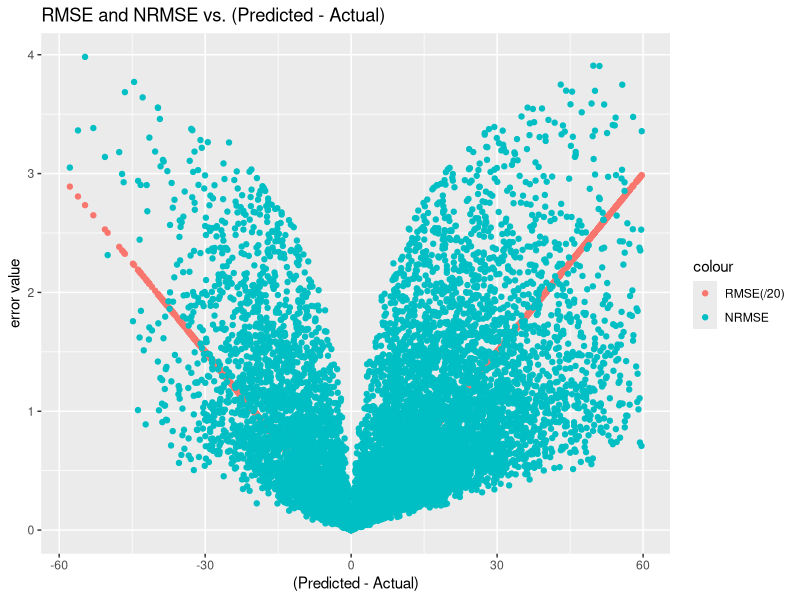
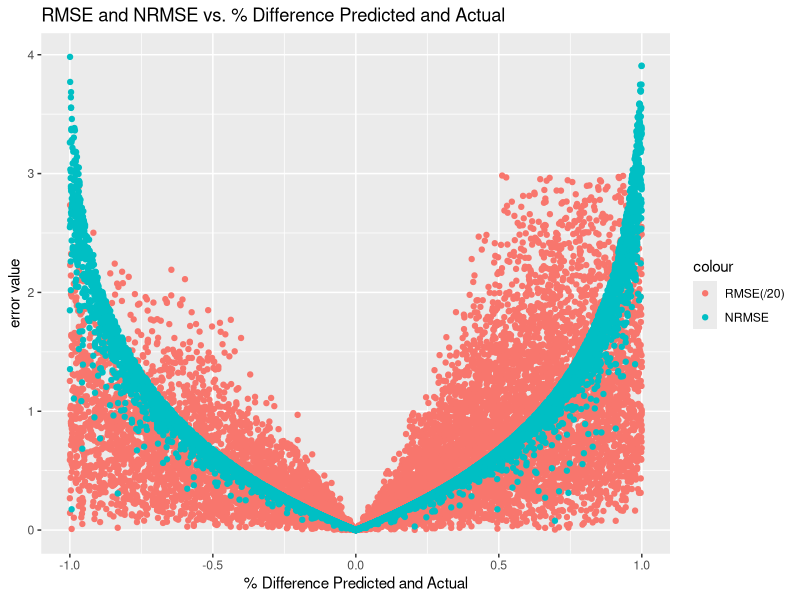
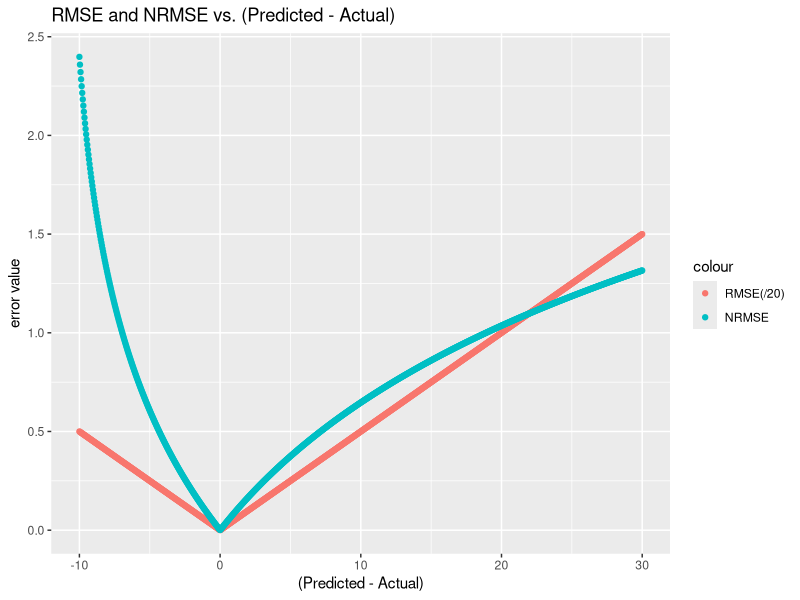
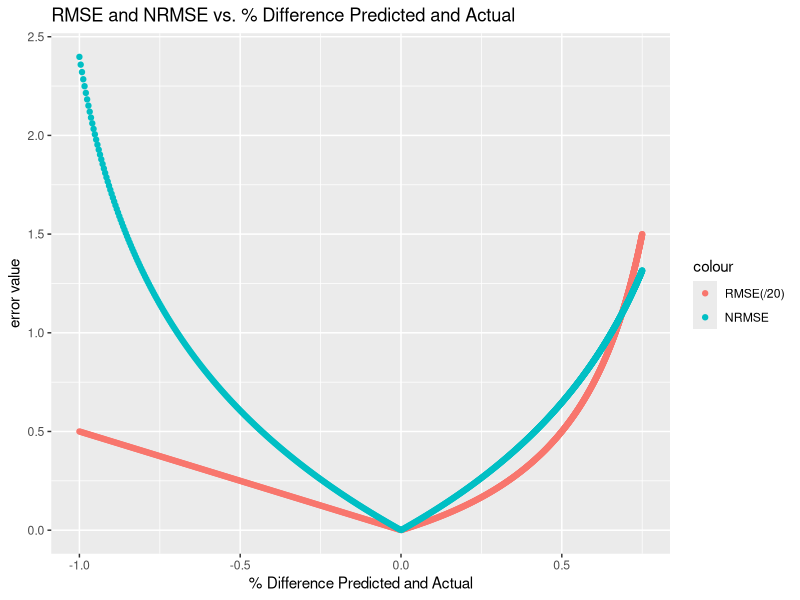

R code for these plots, in order:
library(ggplot2)
library(Metrics)

#"It avoids penalizing large differences in prediction when both the predicted and the true number are large
#predicting 5 when the true value is 50 is penalized more than predicting 500 when the true value is 545."
nrmse <- function(y, pred, weights = rep(1, length(y))) {
  y <- pmax(0, pmin(y, max(y, na.rm = TRUE)))
  pred <- pmax(0, pmin(pred, max(pred, na.rm = TRUE)))
  score <- sum(weights * ((log(pred + 1) - log(y + 1)) ^ 2), na.rm = TRUE) / sum(weights, na.rm = TRUE)
  return(sqrt(score))
}

calc_errors <- function(actual, predicted) {
  
  diff = (predicted - actual)
  abs_diff = abs(predicted - actual)
  
  diff_perc = ifelse(actual < predicted, -((actual/predicted) - 1), (predicted/actual) - 1)
  
  
  nrmse <- nrmse(actual, predicted)
  rmse <- Metrics::rmse(actual, predicted)
  
  em_df <- data.frame(actual = actual,
                      predicted = predicted,
                      diff = diff, 
                      abs_diff = abs_diff,
                      diff_perc = diff_perc,
                      rmse = rmse,
                      nrmse = nrmse)
  
  return(em_df)
  
}


# Generate some example data
#mean(tr$unit_sales) = 8.5
#sd(tr$unit_sales) = 23

set.seed(43)
actual <- abs(rnorm(10000, 8.5, 23))
predicted <- abs(actual + rnorm(10000, 0, 23))

error_metrics = list()
for(i in 1:length(actual)){
  
  error_metrics[[i]] = calc_errors(actual[i], predicted[i])
  
}
df <- do.call(rbind, error_metrics)
df <- df[df$diff >= -60 & df$diff <= 60,]
df$rmse_scaled <- df$rmse / 20


ggplot(df, aes(x = diff)) + 
  geom_point(aes(y = rmse_scaled, color = "blue")) + 
  geom_point(aes(y = nrmse, color = "red")) +
  scale_color_discrete(labels = c("RMSE(/20)", "NRMSE")) +
  labs(title = "RMSE and NRMSE vs. (Predicted - Actual)", 
       x = "(Predicted - Actual)",
       y = "error value")


ggplot(df, aes(x = diff_perc)) + 
  geom_point(aes(y = rmse_scaled, color = "blue")) + 
  geom_point(aes(y = nrmse, color = "red")) +
  scale_color_discrete(labels = c("RMSE(/20)", "NRMSE")) +
  labs(title = "RMSE and NRMSE vs. % Difference Predicted and Actual", 
       x = "% Difference Predicted and Actual",
       y = "error value")


set.seed(123)
actual <- rep(10, 1000)
predicted <- seq(0, 40, length.out = 1000)

error_metrics = list()
for(i in 1:length(actual)){
  
  error_metrics[[i]] = calc_errors(actual[i], predicted[i])
  
}
df_fixed_actual <- do.call(rbind, error_metrics)
df_fixed_actual$rmse_scaled <- df_fixed_actual$rmse / 20

######
ggplot(df_fixed_actual, aes(x = diff)) + 
  geom_point(aes(y = rmse_scaled, color = "blue")) + 
  geom_point(aes(y = nrmse, color = "red")) +
  scale_color_discrete(labels = c("RMSE(/20)", "NRMSE")) +
  labs(title = "RMSE and NRMSE vs. (Predicted - Actual)", 
       x = "(Predicted - Actual)",
       y = "error value")


####
ggplot(df_fixed_actual, aes(x = diff_perc)) + 
  geom_point(aes(y = rmse_scaled, color = "blue")) + 
  geom_point(aes(y = nrmse, color = "red")) +
  scale_color_discrete(labels = c("RMSE(/20)", "NRMSE")) +
  labs(title = "RMSE and NRMSE vs. % Difference Predicted and Actual", 
       x = "% Difference Predicted and Actual",
       y = "error value")
